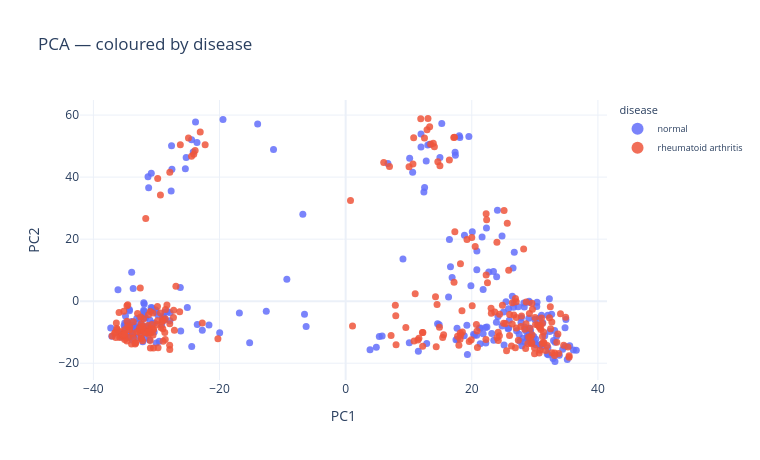

The notebook cell this image was saved under:
### Markdown cell above
%% [markdown]
**PCA coloured by disease** — RA and normal mixed across every cluster.

### Code cell
# %%
proj("PCA", "disease")

### Figure 1 — Plotly figure (JSON) as saved in the notebook; plotly's stock layout.template omitted (floating-point values rounded to 4 significant figures; data arrays with more than 128 entries replaced by an {"elided": "..."} marker saying what was removed)
{"data": [{"customdata": {"elided": "251x3 str values"}, "hovertemplate": "disease=%{customdata[2]}<br>PC1=%{x}<br>PC2=%{y}<br>donor_id=%{customdata[0]}<br>cell_type=%{customdata[1]}<extra></extra>", "legendgroup": "normal", "marker": {"color": "#636efa", "opacity": 0.85, "size": 7, "symbol": "circle"}, "mode": "markers", "name": "normal", "orientation": "v", "showlegend": true, "type": "scatter", "x": {"elided": "251 float values"}, "xaxis": "x", "y": {"elided": "251 float values"}, "yaxis": "y"}, {"customdata": {"elided": "249x3 str values"}, "hovertemplate": "disease=%{customdata[2]}<br>PC1=%{x}<br>PC2=%{y}<br>donor_id=%{customdata[0]}<br>cell_type=%{customdata[1]}<extra></extra>", "legendgroup": "rheumatoid arthritis", "marker": {"color": "#EF553B", "opacity": 0.85, "size": 7, "symbol": "circle"}, "mode": "markers", "name": "rheumatoid arthritis", "orientation": "v", "showlegend": true, "type": "scatter", "x": {"elided": "249 float values"}, "xaxis": "x", "y": {"elided": "249 float values"}, "yaxis": "y"}], "layout": {"height": 460, "legend": {"font": {"size": 9}, "itemsizing": "constant", "title": {"text": "disease"}, "tracegroupgap": 0}, "showlegend": true, "title": {"text": "PCA — coloured by disease"}, "width": 760, "xaxis": {"anchor": "y", "domain": [0, 1], "title": {"text": "PC1"}}, "yaxis": {"anchor": "x", "domain": [0, 1], "title": {"text": "PC2"}}}}
